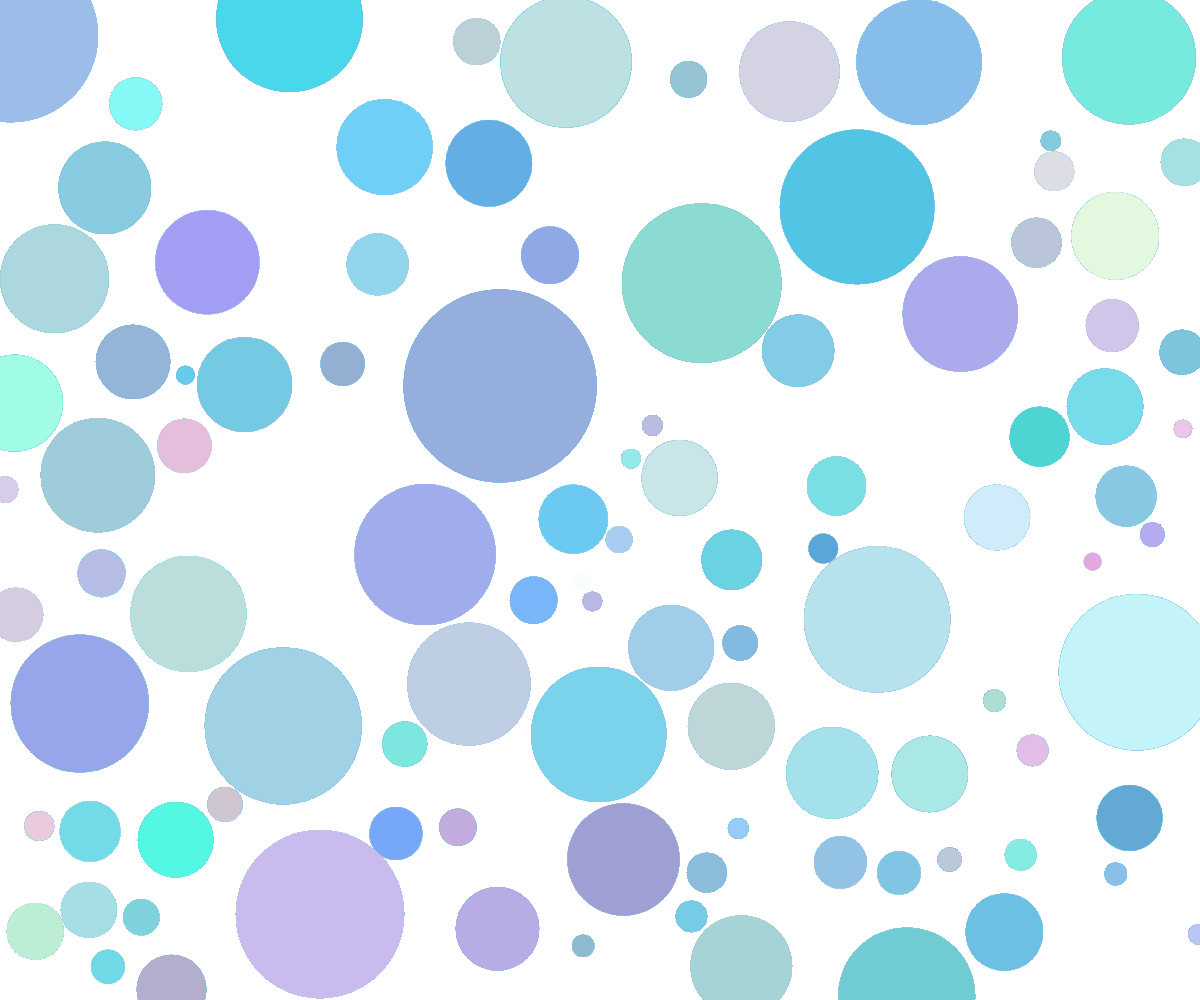
Frame 1 (no input)
Frame 60 (no input): identical to frame 1, image omitted
Frame 120 (the mouse pressed at the canvas centre since frame 60): identical to frame 1, image omitted

The p5.js sketch that drew this single still picture (run headless with seeded random() and noise() and a simulated clock; from frame 60 on, the mouse is pressed at the canvas centre):

// p5.js sketch
// ── sketch.js
var circles = [];
function setup() {
  createCanvas(windowWidth,windowHeight);

  var  overlapping = false;

  var protection = 0;

  while (circles.length < 100){
  

    var circle = {
      x: random(width),
      y: random(height),
      r:random (9,100)
    };

    var overlapping = false;

    for (var j =0; j < circles.length; j++){
      var other = circles[j];
      var d = dist(circle.x, circle.y, other.x, other.y);
      if ( d < circle.r + other.r){
        overlapping = true;
        break;
      }
    }

    if(!overlapping){
      circles.push(circle);
  }

  protection++;

  if (protection > 10000){
    break;
  }


  for (var i=0; i < circles.length; i++){
    fill(random(50,255), random(150,255), random(200,255), random(255));
    noStroke();
    ellipse(circles[i].x,circles[i].y,circles[i].r*2,circles[i].r*2);
  }

  
}
}
function draw(){

}
